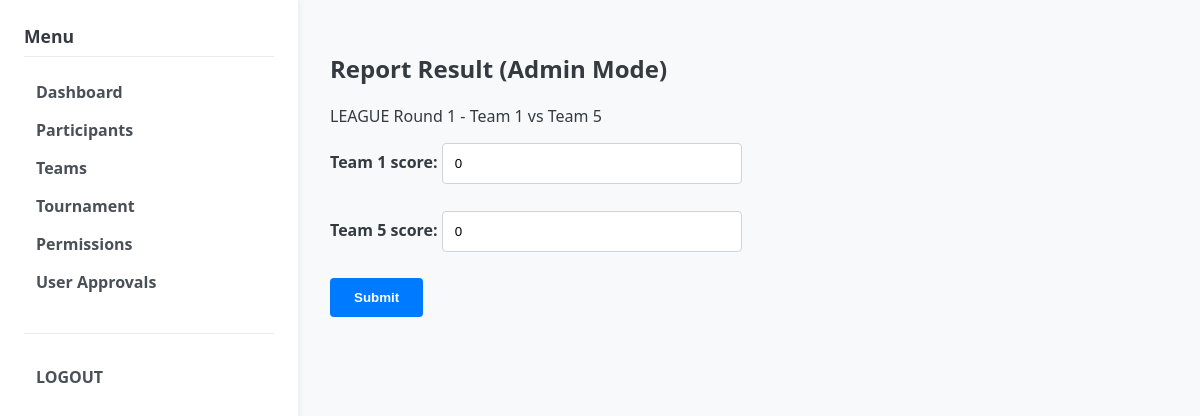
Page /admin/matches/4/report (signed in) on the earlier database version.
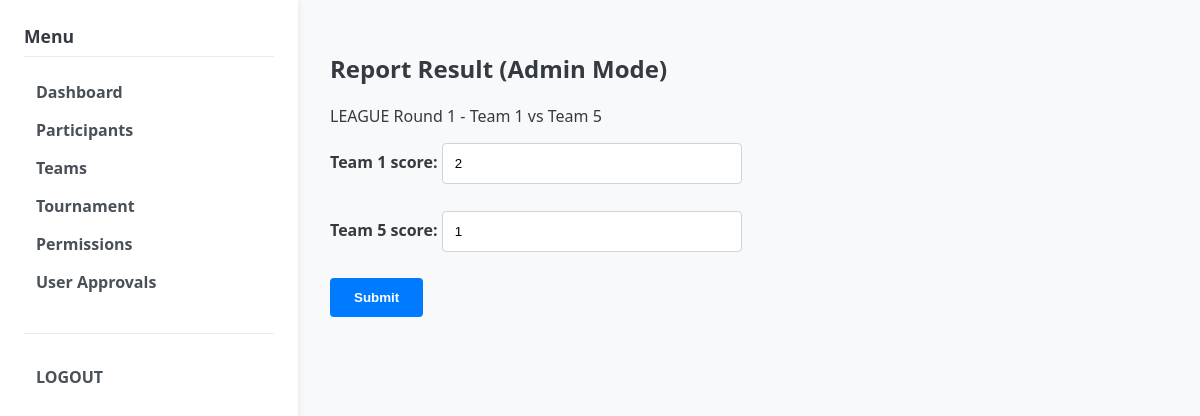
Same page on the later database version.
### models.py (models this page shows)
class Match(db.Model):
    __tablename__ = "matches"
    id = db.Column(db.Integer, primary_key=True)
    tournament_id = db.Column(db.Integer, db.ForeignKey("tournaments.id"), nullable=False)
    stage = db.Column(db.String(16), default="LEAGUE")  # LEAGUE / PLAYOFF / FINAL
    round_no = db.Column(db.Integer)    # 라운드 번호(1,2,3,...)
    match_no = db.Column(db.Integer)    # 해당 라운드 내 경기 번호
    team1_id = db.Column(db.Integer, db.ForeignKey("teams.id"), nullable=False)
    team2_id = db.Column(db.Integer, db.ForeignKey("teams.id"), nullable=False)
    scheduled_at = db.Column(db.DateTime)
    status = db.Column(db.String(16), default="SCHEDULED")  # SCHEDULED / DONE
    team1_score = db.Column(db.Integer)
    team2_score = db.Column(db.Integer)
    winner_team_id = db.Column(db.Integer, db.ForeignKey("teams.id"))
    tournament = db.relationship("Tournament")
    team1 = db.relationship("Team", foreign_keys=[team1_id])
    team2 = db.relationship("Team", foreign_keys=[team2_id])
    winner_team = db.relationship("Team", foreign_keys=[winner_team_id])

### app.py (the view, shortened to what this page needs)
@app.route("/admin/matches/<int:match_id>/report", methods=["GET", "POST"])
@login_required(role="ADMIN") # 관리자 권한만 확인
def admin_match_report(match_id):
    m = Match.query.get_or_404(match_id)
    tournament = Tournament.query.get(m.tournament_id)
    return render_template("admin/match_report.html", match=m)

### app.py (called while the page is built)
def current_user():
    user_id = session.get("user_id")
    if not user_id:
        return None
    user = User.query.get(user_id)
    return user

def login_required(role=None):
    def decorator(fn):
        from functools import wraps
        @wraps(fn)
        def wrapper(*args, **kwargs):
            user = current_user()
            active_role = session.get("role")
            if not user or not active_role:
                return redirect(url_for("login_page"))
            if role and active_role != role:
                flash("Permission denied. You are logged in as " + active_role + ".")
                return redirect(url_for("login_page"))
            return fn(*args, **kwargs)
        return wrapper
    return decorator

@app.context_processor
def inject_helpers():
    return dict(
        calculate_estimated_score=calculate_estimated_score,
        get_user_score=get_user_score,
        get_member_weighted_score=get_member_weighted_score,
    )

### templates/admin/match_report.html
{% extends "base.html" %}
{% block content %}
<h2>Report Result (Admin Mode)</h2>
<p>{{ match.stage }} Round {{ match.round_no }} - {{ match.team1.name }} vs {{ match.team2.name }}</p>
<form action="{{ url_for('admin_match_report', match_id=match.id) }}" method="post">
    <label>{{ match.team1.name }} score:
        <input type="number" name="team1_score" value="{{ match.team1_score or 0 }}">
    </label>
    <br>
    <label>{{ match.team2.name }} score:
        <input type="number" name="team2_score" value="{{ match.team2_score or 0 }}">
    </label>
    <br>
    <button type="submit">Submit</button>
</form>
{% endblock %}

Differences in the rows shown:
changed Match "LEAGUE": team1_score "0" → "2"; team2_score "0" → "1"
